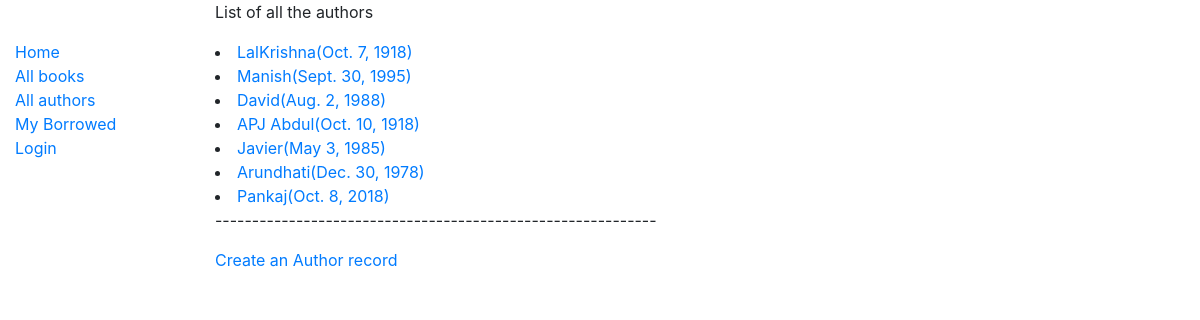
The app's page /catalog/authors/, older data.
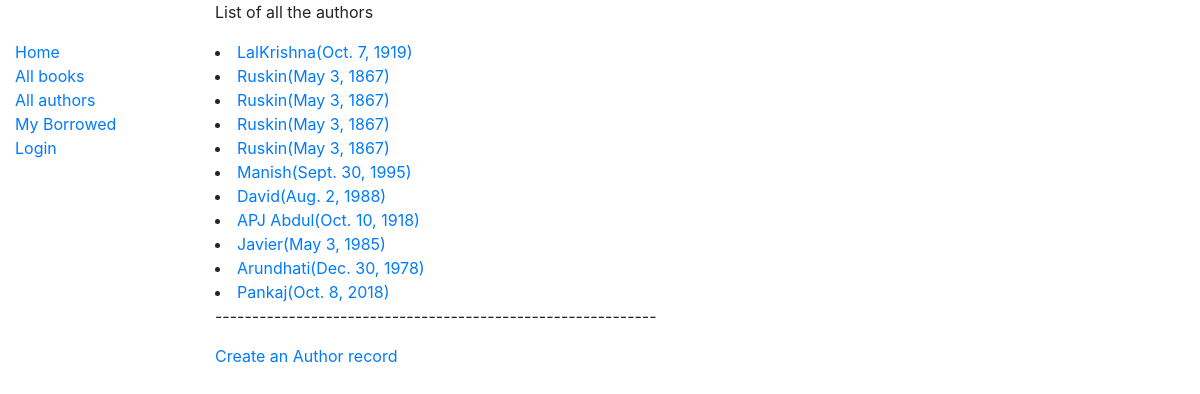
The same page, newer data.
### catalog/models.py (models this page shows, shortened)
class Author(models.Model):
	first_name=models.CharField(max_length=20)
	date_of_birth=models.DateField(null=False,blank=False)
	date_of_death=models.DateField(null=True,blank=True)
	last_name=models.CharField(max_length=20)
	class Meta:
		ordering=['last_name','first_name']

### catalog/views.py (the view)
# urls.py: path('authors/',views.AuthorsListView.as_view(),name="authors"),
class AuthorsListView(generic.ListView):
	model=Author
	context="author_list"

### catalog/templates/catalog/author_list.html
{% extends 'catalog/base_generic.html' %}
{% block content %}
<p>List of all the authors</p>
	{% for value in author_list %}
		<li>
			<a href ="{% url 'author-detail' value.id %}">{{value.first_name}}({{value.date_of_birth}})</a>
		</li>
	{% endfor %}
	<p>------------------------------------------------------------</p>
	<p><a href="{% url 'author_create' %}"> Create an Author record</p>
{% endblock %}

### catalog/templates/catalog/base_generic.html (shortened to what this page needs)
<!DOCTYPE html>
<html lang="en">
<head>
  <link rel="stylesheet" href="https://stackpath.bootstrapcdn.com/bootstrap/4.1.3/css/bootstrap.min.css">
  {% load static %}
  <link rel="stylesheet" href="{% static 'css/styles.css' %}">
</head>
<body>
  <div class="container-fluid">
    <div class="row">
      <div class="col-sm-2">
      {% block sidebar %}
        <ul class="sidebar-nav">
          <li><a href="{% url 'index' %}">Home</a></li>
          <li><a href="{% url 'books' %}">All books</a></li>
          <li><a href="{% url 'authors'%}">All authors</a></li>
          <li><a href="{% url 'my_borrowed' %}">My Borrowed</a></li>
        {% if user.is_authenticated %}
            <li>Hi {{user.get_username}}</li>
            <li><a href="{% url 'logout' %}?next={{request.path}}">Logout</a></li>
            <p>---------------------------</p>
            <p>Staff</p>
            <li><a href="{% url 'borrowed_books' %}">All Books Borrowed</a></li>
        {% else %}
            <li><a href="{% url 'login' %}?next={{request.path}}">Login</a></li>
        {% endif %}
        </ul>
     {% endblock %}
      </div>
      <div class="col-sm-10 ">{% block content %}{% endblock %}</div>
    </div>
  </div>
</body>
</html>

### catalog/static/css/styles.css (style rules this page uses)
.sidebar-nav { margin-top: 40px; padding: 0; list-style: none; }

Row changes from the older to the newer data that the page shows:
changed Author "LalKrishna": date_of_birth "Oct. 7, 1918" → "Oct. 7, 1919"
added Author: first_name "Ruskin", date_of_birth "May 3, 1867"
added Author: first_name "Ruskin", date_of_birth "May 3, 1867"
added Author: first_name "Ruskin", date_of_birth "May 3, 1867"
added Author: first_name "Ruskin", date_of_birth "May 3, 1867"
